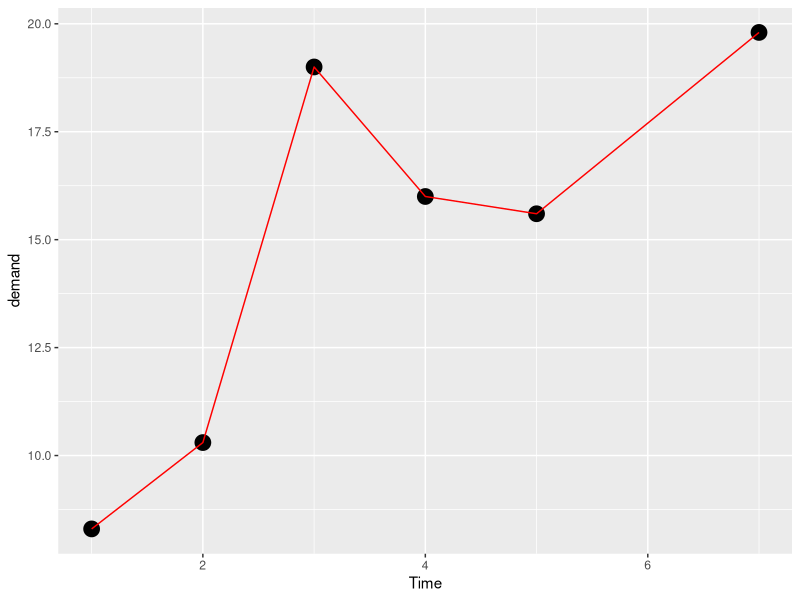
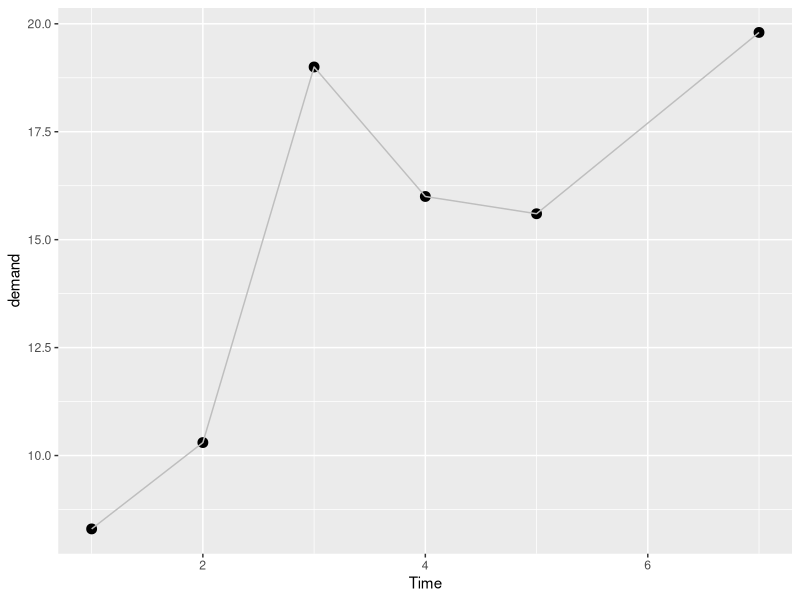
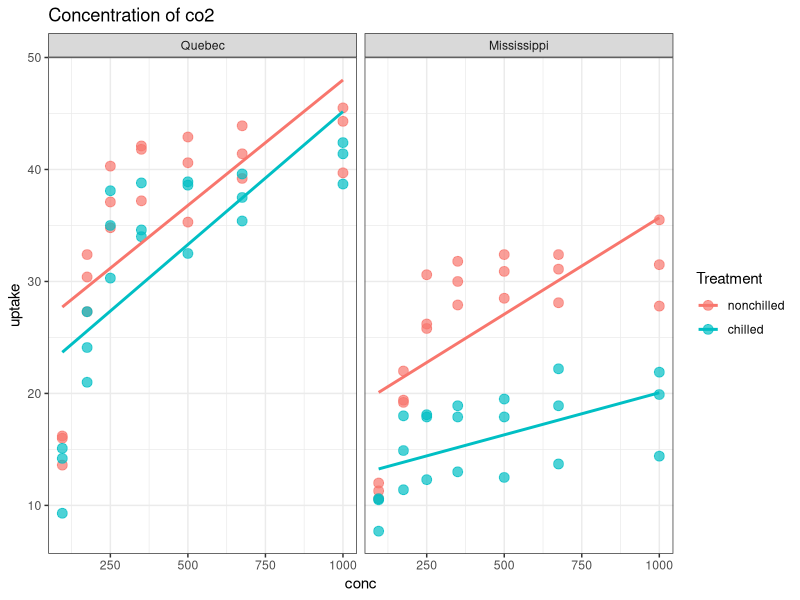
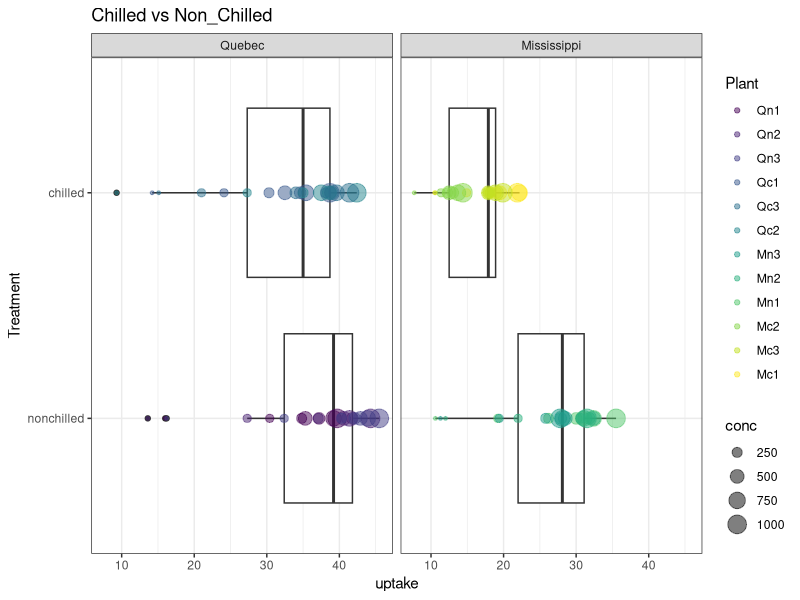
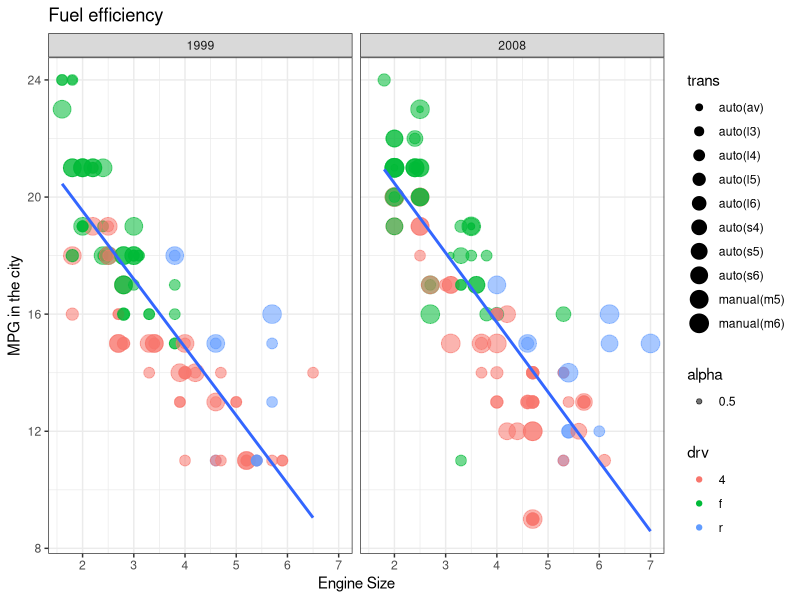

Reproduce these figures in R, in order.
## ---- chunk 1
library(tidyverse)
BOD
View(BOD)
ggplot(data = BOD,
       mapping = aes(x = Time, 
                     y = demand))+
  geom_point(size = 5) +
  geom_line(color = "red")


#exercice 2 

ggplot(BOD, aes( Time,  demand)) + 
  geom_point(size = 3)+
  geom_line(color = "gray")

#exercise 3 

data()
CO2
names(CO2)
CO2 %>% 
  ggplot(aes(conc, uptake, color = Treatment))+
  geom_point(size = 3, alpha = 0.7) + 
  geom_smooth(method = lm, se = F)+
  #facet_wrap() est une fonction dans ggplot2 en R qui permet de diviser un graphique en plusieurs sous-graphiques, appelés facettes, en fonction d'une variable catégorielle.
  facet_wrap(~Type)+
  labs(title = "Concentration of co2") +
  theme_bw()
# theme_bw() est une fonction dans ggplot2 qui applique un thème pré-construit à votre graphique, modifiant l'apparence visuelle générale. Le thème bw signifie "black and white" (noir et blanc), et il est conçu pour donner un style épuré et professionnel à votre graphique.
 
#exercice 4

CO2 %>% 
  ggplot(aes(Treatment, uptake))+
  geom_boxplot()+
  geom_point(alpha = 0.5, aes(size = conc, color = Plant))+
  coord_flip()+
  facet_wrap(~Type)+
  theme_bw()+
  labs(title = "Chilled vs Non_Chilled")
  #exercice5

mpg
View(mpg)
mpg %>% 
  filter(cty < 25) %>% 
  ggplot(aes(displ, cty))+
  geom_point(aes(color = drv, 
                 size = trans, alpha = 0.5)) +
  geom_smooth(method = lm, se = F) +
  facet_wrap(~year,nrow = 1
             )+
  labs(x = "Engine Size", y = "MPG in the city", title = "Fuel efficiency")+
  theme_bw()

